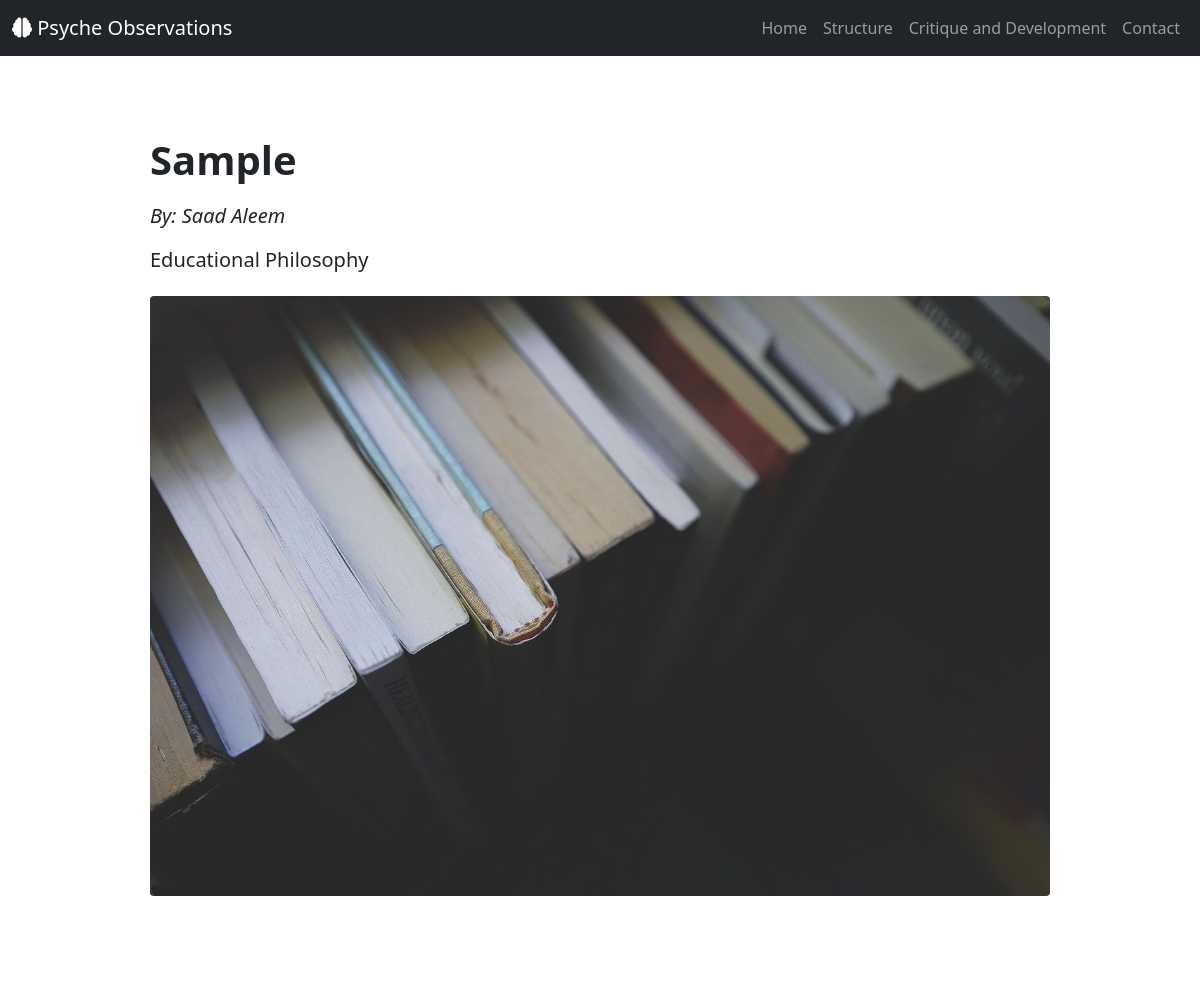
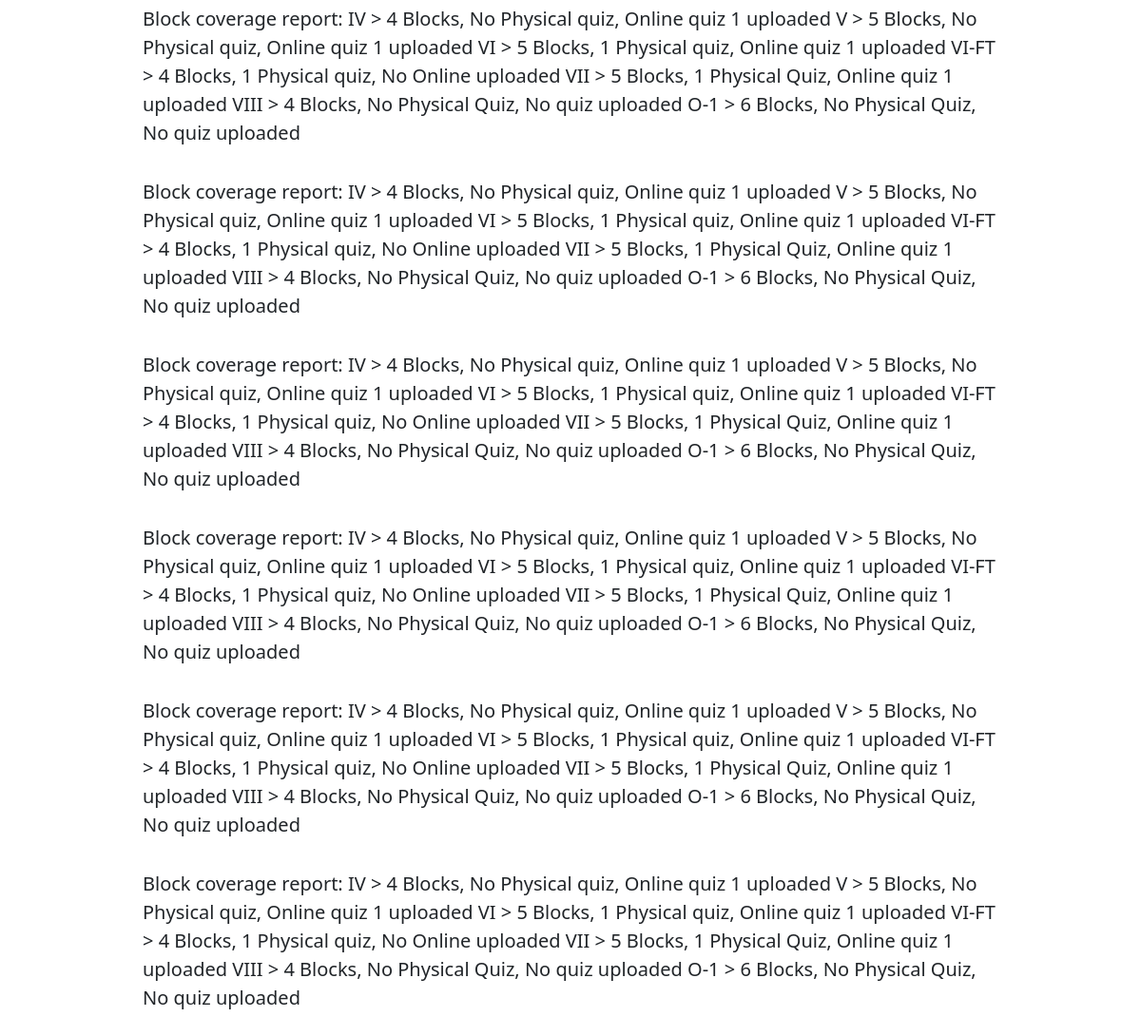
Page /critique/blogpost/3 on the committed database (2 pictures, top to bottom).
### critique/models.py (models this page shows)
class develop(models.Model):
    article_id = models.AutoField
    article_topic = models.CharField(max_length=100, default='none')
    article_img = models.ImageField(upload_to='static/artimage/', default='static/artimage/123.jpg')
    article_category = models.CharField(max_length=50, choices=(('PSY','Psychology'), ('EDU','Educational Philosophy')), default='Psychology')
    writer_name = models.CharField(max_length=50, default='none')
    para1 = models.TextField(default='Para')
    para2 = models.TextField(default='Para')
    para3 = models.TextField(default='Para')
    para4 = models.TextField(default='Para')
    para5 = models.TextField(default='Para')
    para6 = models.TextField(default='Para')

### critique/views.py (the view)
# urls.py: path('/blogpost/<int:id>', views.blogpost, name='blogpost')
def blogpost(request, id):
    post = develop.objects.filter(id = id)[0]
    return render(request, 'critique/blog.html', {'post': post})

### critique/templates/critique/blog.html (shortened to what this page needs)
<!doctype html>
<html lang="en">
<head>
    <link href="https://cdn.jsdelivr.net/npm/bootstrap@5.1.1/dist/css/bootstrap.min.css" rel="stylesheet"
>
</head>
<body>
    <div class="main_header">
        <nav class="navbar navbar-expand-lg navbar-dark bg-dark">
            <div class="container-fluid">
                <a class="navbar-brand" href="#">
                    <i class="fas fa-brain"></i> Psyche Observations
                </a>
                <div class="collapse navbar-collapse" id="navbarSupportedContent">
                    <ul class="navbar-nav ms-auto mb-2 mb-lg-0">
                        <li class="nav-item">
                            <a class="nav-link" href="/">Home</a>
                        </li>
                        <li class="nav-item">
                            <a class="nav-link" href="/structure">Structure</a>
                        </li>
                        <li class="nav-item">
                            <a class="nav-link" href="/critique">Critique and Development</a>
                        </li>
                        <li class="nav-item">
                            <a class="nav-link" href="/contact">Contact</a>
                        </li>
                    </ul>
                </div>
            </div>
        </nav>
    </div>
    <div class="d-grid gap-3">
        <div class="p-2"></div>
        <div class="p-2"></div>
        <div class="p-2"></div>
    </div>
    <div class="mx-auto" style="width: 900px;">
        <article>
            <header class="mb-4">
                <h1 class="fw-bolder mb-1">{{post.article_topic}}</h1>
                <div class="d-grid gap-3">
                    <div class="p-2"></div>
                </div>
                <h5 class="fw-light mb-1 fst-italic">By: {{post.writer_name}}</h5>
                <div class="d-grid gap-3">
                    <div class="p-2"></div>
                </div>
                <h3 class="lead">{{post.get_article_category_display}}</h3>
            </header>
            <figure class="mb-4"><img class="img-fluid rounded" src="/{{post.article_img}}" alt="..." ></figure>
            <div class="d-grid gap-3">
                <div class="p-2"></div>
                <div class="p-2"></div>
                <div class="p-2"></div>
            </div>
            <section class="mb-5">
                <p class="lead">{{post.para1}}</p>
                <div class="d-grid gap-3">
                    <div class="p-2"></div>
                </div>
                <p class="lead">{{post.para2}}</p>
                <div class="d-grid gap-3">
                    <div class="p-2"></div>
                </div>
                <p class="lead">{{post.para3}}</p>
                <div class="d-grid gap-3">
                    <div class="p-2"></div>
                </div>
                <p class="lead">{{post.para4}}</p>
                <div class="d-grid gap-3">
                    <div class="p-2"></div>
                </div>
                <p class="lead">{{post.para5}}</p>
                <div class="d-grid gap-3">
                    <div class="p-2"></div>
                </div>
                <p class="lead">{{post.para6}}</p>
                <div class="d-grid gap-3">
                    <div class="p-2"></div>
                </div>
            </section>
        </article>
    </div>
</body>
</html>

### rows in the picture
develop: article_topic "Sample", writer_name "Saad Aleem", article_category "Educational Philosophy", article_img (picture), para1 "Block coverage report: IV > 4 Blocks, No Physical quiz, Online quiz 1 uploaded V > 5 Blocks, No Physical quiz, Online quiz 1 uploaded VI > 5 Blocks, 1 Physical quiz, Online quiz 1 uploaded VI-FT > 4 Blocks, 1 Physical quiz, No Online uploaded VII > 5 Blocks, 1 Physical Quiz, Online quiz 1 uploaded VIII > 4 Blocks, No Physical Quiz, No quiz uploaded O-1 > 6 Blocks, No Physical Quiz, No quiz uploaded", para2 "Block coverage report: IV > 4 Blocks, No Physical quiz, Online quiz 1 uploaded V > 5 Blocks, No Physical quiz, Online quiz 1 uploaded VI > 5 Blocks, 1 Physical quiz, Online quiz 1 uploaded VI-FT > 4 Blocks, 1 Physical quiz, No Online uploaded VII > 5 Blocks, 1 Physical Quiz, Online quiz 1 uploaded VIII > 4 Blocks, No Physical Quiz, No quiz uploaded O-1 > 6 Blocks, No Physical Quiz, No quiz uploaded", para3 "Block coverage report: IV > 4 Blocks, No Physical quiz, Online quiz 1 uploaded V > 5 Blocks, No Physical quiz, Online quiz 1 uploaded VI > 5 Blocks, 1 Physical quiz, Online quiz 1 uploaded VI-FT > 4 Blocks, 1 Physical quiz, No Online uploaded VII > 5 Blocks, 1 Physical Quiz, Online quiz 1 uploaded VIII > 4 Blocks, No Physical Quiz, No quiz uploaded O-1 > 6 Blocks, No Physical Quiz, No quiz uploaded", para4 "Block coverage report: IV > 4 Blocks, No Physical quiz, Online quiz 1 uploaded V > 5 Blocks, No Physical quiz, Online quiz 1 uploaded VI > 5 Blocks, 1 Physical quiz, Online quiz 1 uploaded VI-FT > 4 Blocks, 1 Physical quiz, No Online uploaded VII > 5 Blocks, 1 Physical Quiz, Online quiz 1 uploaded VIII > 4 Blocks, No Physical Quiz, No quiz uploaded O-1 > 6 Blocks, No Physical Quiz, No quiz uploaded", para5 "Block coverage report: IV > 4 Blocks, No Physical quiz, Online quiz 1 uploaded V > 5 Blocks, No Physical quiz, Online quiz 1 uploaded VI > 5 Blocks, 1 Physical quiz, Online quiz 1 uploaded VI-FT > 4 Blocks, 1 Physical quiz, No Online uploaded VII > 5 Blocks, 1 Physical Quiz, Online quiz 1 uploaded VIII > 4 Blocks, No Physical Quiz, No quiz uploaded O-1 > 6 Blocks, No Physical Quiz, No quiz uploaded", para6 "Block coverage report: IV > 4 Blocks, No Physical quiz, Online quiz 1 uploaded V > 5 Blocks, No Physical quiz, Online quiz 1 uploaded VI > 5 Blocks, 1 Physical quiz, Online quiz 1 uploaded VI-FT > 4 Blocks, 1 Physical quiz, No Online uploaded VII > 5 Blocks, 1 Physical Quiz, Online quiz 1 uploaded VIII > 4 Blocks, No Physical Quiz, No quiz uploaded O-1 > 6 Blocks, No Physical Quiz, No quiz uploaded"
